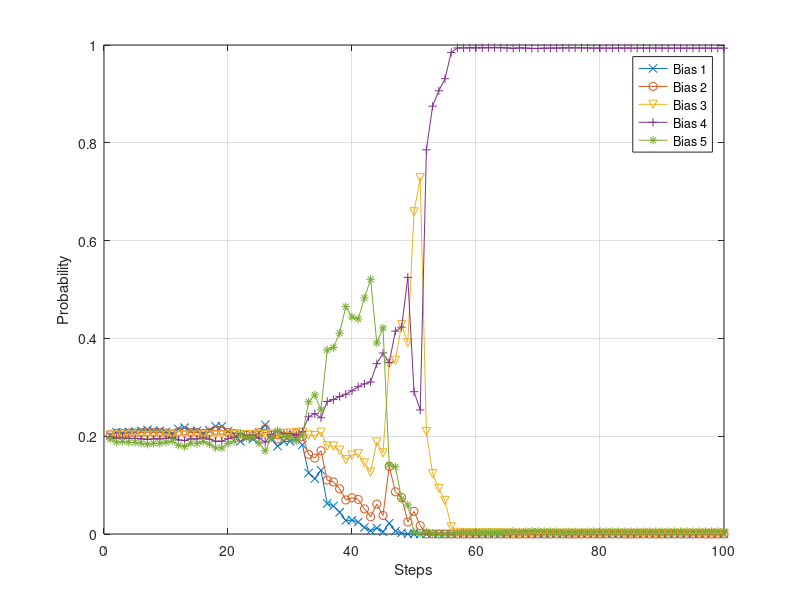

Recreate this plot in MATLAB.
%This file is for Problem 6.6

clear all
 
randn('seed',13);
dt=1;       % sampling interval
STM=1;      % state transition
Q=1;        % process noise variance
R=1.0;      % measurement noise variance
sqrtR=R^0.5;    % to scale unity noise for the measurement noise
sqrtQ=Q^0.5;    % to scale unity noise for the process noise
 
% Generating the true process, x
x=5*randn(1,1);  
for t=1:100
    x=STM*x+sqrtQ*randn(1,1);       % 1st order gauss-markov process
    H=cos(2*pi*t/200);              % time-varying measurement connection
    z(t,1)=H*x+4+sqrtR*randn(1,1);  % noisy measurement from true process
end;
 
% Kalman filter processing for a bank of 5 one-state Kalman filters
xprior=zeros(1,5);          % Initializing the bank of state estimates
Pprior=1E2*ones(1,5);       % Initializing the bank of initial error variances
loglkhd=zeros(1,5);         % Initializing the bank of log-likelihood functions
 
for t=1:100             % Iterate 100 time steps
    probtotal=0;        % Initialize probability sum variable
    H=cos(2*pi*t/200);  % time-varying measurement connection
 
    for k=1:5               % Loop to cycle through the bank of 5 filters
        PH=Pprior(1,k)*H';  
        resvar=H*PH+R;      % measurement residual variance
        gain=PH/resvar;     % Kalman gain computation      
 
        measres=(z(t,1)-k-H*xprior(1,k));               % measurement residual
        loglkhd(1,k)=loglkhd(1,k)-0.5*measres^2/resvar; % compute log-likelihood (cumulative sum of exponential part of Gaussian density). Scaling part of Gaussian density not needed because of equal variances across hypotheses
 
        xupdate(1,k)=xprior(1,k)+gain*measres;      % update state estimate
        IKH=1-gain*H;
        Pupdate=IKH*Pprior(1,k)*IKH'+gain*R*gain';  % update error variance P
 
        xprior(1,k)=STM*xupdate(1,k);       % Project ahead state estimate
        Pprior(1,k)=STM*Pupdate*STM'+Q;     % and error variance P
     
        lkhd(1,k)=exp(loglkhd(1,k));        % Form likelihood function
        probtotal=probtotal+lkhd(1,k);      % Sum likelihood function
    end;
    
    for k=1:5
        cprob(t,k)=lkhd(1,k)/probtotal;     % Compute conditional probability weights
    end;
    
end;
figure(1);
time=1:100;
plot(time,cprob(:,1),'x-',time,cprob(:,2),'o-',time,cprob(:,3),'v-',time,cprob(:,4),'+-',time,cprob(:,5),'*-');
grid;
xlabel('Steps');
ylabel('Probability');
legend('Bias 1','Bias 2','Bias 3','Bias 4','Bias 5');
